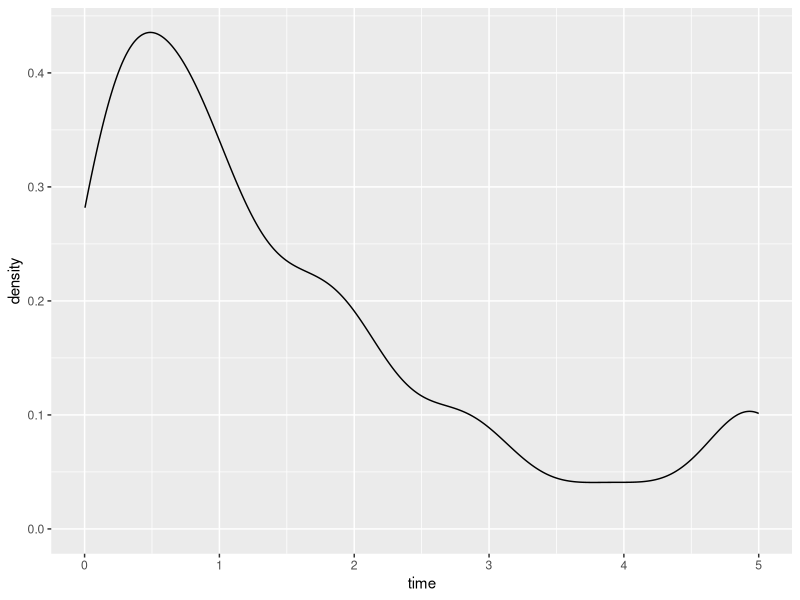
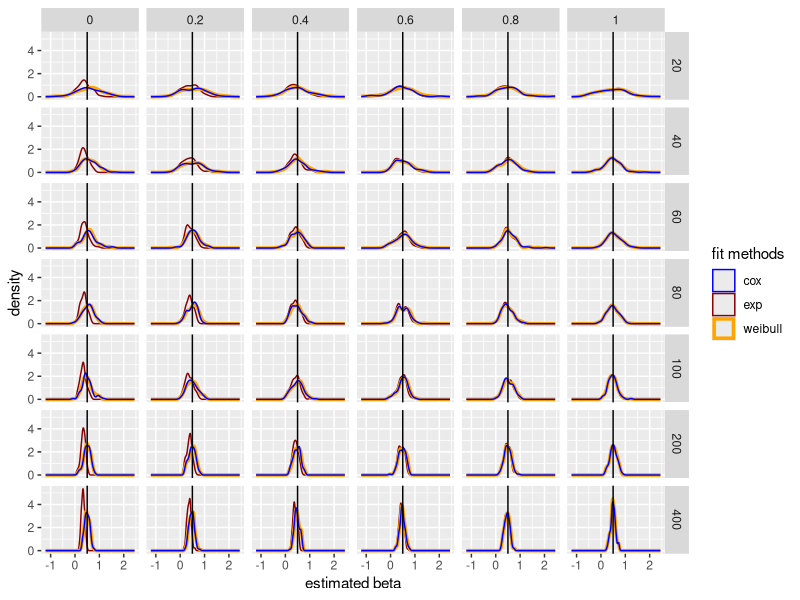
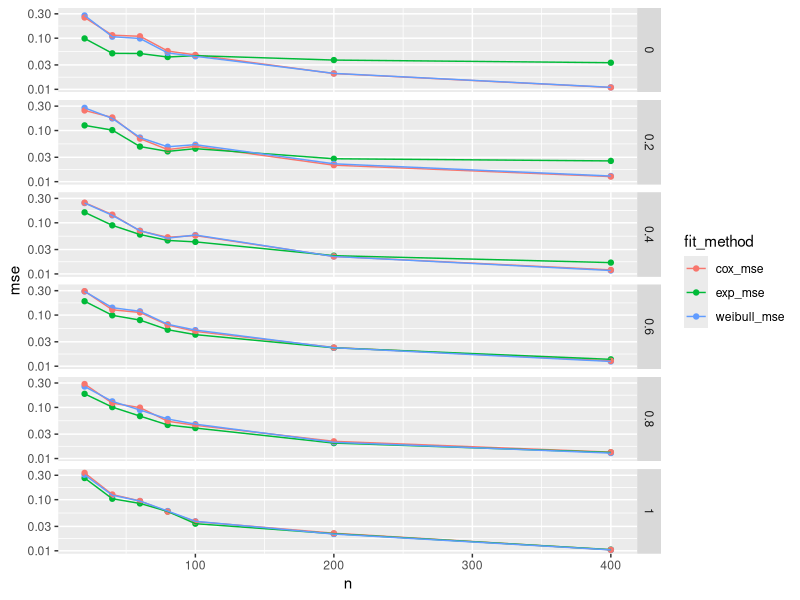
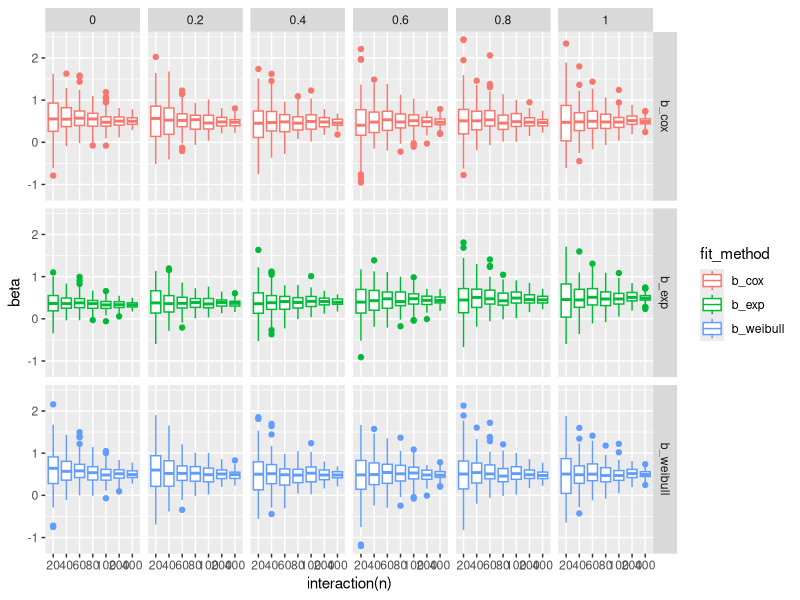

These charts were generated, in order, by the following R code:
## ---- chunk 1
library(tidyverse)
library(caret)
library(survival)
## ---- chunk 2
cox = function(u, x, lambda, alpha, beta){
    time = (1/alpha) * log(1 - (alpha * log(u) / (lambda * exp(beta * x))))
  }
## ---- chunk 3
simdat = function(n, p, lambda = 0.5, gamma = 1.5, eff = list()) {
  # randomly assign group
  x1 = rbinom(n, 1, 0.5)
  
  u = runif(n)
  useExp = runif(n) < p 
  # generating mixed data
  t =  useExp * (-log(u) / (lambda * exp(eff$b1 * x1))) + (1 - useExp) * (-log(u) / (lambda * exp(eff$b1 * x1)))^(1 / gamma)
  
  # two features
  # x2 = rbinom(n, 1, 0.5)
  # t =  useExp * (-log(u) / (lambda * exp(eff$b1 * x1))) + (1 - useExp) * (-log(u) / (lambda * exp(eff$b2 * x2)))^(1 / gamma)
  
  t[t < 1/365] = 1/365
  t[t == 1 / 365] = t[t == 1 / 365] + rnorm(length(t[t == 1 / 365]), 0, 1e-4)
  t = abs(t)
  
  e = as.numeric(t < 5)
  t = pmin(t, 5)
  
  name = paste("n =", n, ", p =", p, ", eff =", eff[[1]])
  
  return(tibble(name = name, time = t, event = e, x1 = x1))
  # two features
  # return(tibble(name = name, time = t, event = e, x1 = x1, x2 = x2))
}
## ---- chunk 4
simdat2 = function(n, p, lambda = 0.5, gamma = 1.5, eff = list()) {
  # randomly assign group
  x1 = rbinom(n, 1, 0.5)
  
  u = runif(n)
  useExp = runif(n) < p 
  # generating mixed data
  t =  useExp * (-log(u) / (lambda * exp(eff$b1 * x1))) + (1 - useExp) * (1/alpha) * log(1-(alpha*log(u) / (lambda * exp(eff$b1 * x1))))
  
  # two features
  # x2 = rbinom(n, 1, 0.5)
  # t =  useExp * (-log(u) / (lambda * exp(eff$b1 * x1))) + (1 - useExp) * (-log(u) / (lambda * exp(eff$b2 * x2)))^(1 / gamma)
  
  t[t < 1/365] = 1/365
  t[t == 1 / 365] = t[t == 1 / 365] + rnorm(length(t[t == 1 / 365]), 0, 1e-4)
  t = abs(t)
  
  e = as.numeric(t < 5)
  t = pmin(t, 5)
  
  name = paste("n =", n, ", p =", p, ", eff =", eff[[1]])
  
  return(tibble(name = name, time = t, event = e, x1 = x1))
  # two features
  # return(tibble(name = name, time = t, event = e, x1 = x1, x2 = x2))
}
## ---- chunk 5
data = simdat(500, 1, eff = list(b1 = 0.5))

data %>% 
  ggplot() +
  geom_density(aes(x = time))
## ---- chunk 6
fit_exp = function(df) {
  fit.exponential = survreg(Surv(time, event) ~ x1, dist = "exponential", data = df)
  return(as.numeric(-fit.exponential$coefficients[-1]))
}

fit_weibull = function(df) {
  fit.weibull <- survreg(Surv(time, event) ~ x1, dist = "weibull", data = df)
  return(as.numeric(-fit.weibull$coefficients[-1] / fit.weibull$scale))
}

fit_cox = function(df) {
  fit.cox <- coxph(Surv(time, event) ~ x1, data = df)
  return(as.numeric(fit.cox$coefficients))
}
## ---- chunk 7
param_grid = expand.grid(p = seq(0, 1, by = 0.2), n = c(20, 40, 60, 80, 100, 200, 400), rep = 1:100)

sim_dat = param_grid %>% 
  mutate(
    data = map2(n, p, ~simdat(n = .x, p = .y, eff = list(b1 = 0.5)))
  ) %>% 
  mutate(
    b_exp = map_dbl(data, fit_exp),
    b_weibull = map_dbl(data, fit_weibull),
    b_cox = map_dbl(data, fit_cox)
  )

sim_dat %>% 
  ggplot() +
  geom_density(aes(x = b_exp, color = "darkred"), alpha = 0.6) +
  geom_density(aes(x = b_weibull, color = "orange" ), size = 1.2) +
  geom_density(aes(x = b_cox, color = "blue"), alpha = 0.3) +
  geom_vline(xintercept = 0.5) +
  facet_grid(n~p) +
  xlab("estimated beta") +
  scale_colour_manual(name = 'fit methods', 
        values =c('blue'='blue','darkred'='darkred', 'orange' = 'orange'), labels = c('cox','exp', 'weibull'))
## ---- chunk 8
bias = sim_dat %>% 
  select(-data, -rep) %>% 
  mutate(
    b_exp = abs(b_exp - 0.5), 
    b_weibull = abs(b_weibull - 0.5),
    b_cox = abs(b_cox - 0.5)
  )%>% 
  group_by(n, p) %>% 
  summarize(
    exp_bias = mean(b_exp),
    weibull_bias = mean(b_weibull),
    cox_bias = mean(b_cox)
  ) %>% 
  pivot_longer("exp_bias":"cox_bias", names_to = "fit_method", values_to = "bias") %>% 
  mutate(fit_method = as.factor(fit_method))

var = sim_dat %>% 
  select(-data, -rep) %>% 
  group_by(n, p) %>% 
  summarize(
    exp_bias = var(b_exp),
    weibull_bias = var(b_weibull),
    cox_bias = var(b_cox)
  ) %>% 
  pivot_longer("exp_bias":"cox_bias", names_to = "fit_method", values_to = "bias") %>% 
  mutate(fit_method = as.factor(fit_method))


mse = sim_dat %>% 
  select(-data, -rep) %>%
  mutate(
    b_exp = (b_exp - 0.5)^2,
    b_weibull = (b_weibull - 0.5)^2,
    b_cox = (b_cox - 0.5)^2
  ) %>% 
  group_by(n, p) %>% 
  summarize(
    exp_mse = mean(b_exp),
    weibull_mse = mean(b_weibull),
    cox_mse = mean(b_cox)
  ) %>% 
  pivot_longer("exp_mse":"cox_mse", names_to = "fit_method", values_to = "mse") %>% 
  mutate(fit_method = as.factor(fit_method)) 
  
  
ggplot(mse, aes(x = n, y = mse, color = fit_method)) +
  geom_point() +
  geom_line() +
  scale_y_log10() +
  facet_grid("p")
## ---- chunk 9
sim_dat %>% 
  select(-data, -rep) %>% 
  pivot_longer("b_exp":"b_cox", names_to = "fit_method", values_to = "beta") %>% 
  ggplot(aes(x = interaction(n), y = beta, color = fit_method)) +
  geom_boxplot() +
  facet_grid(fit_method~ p)
